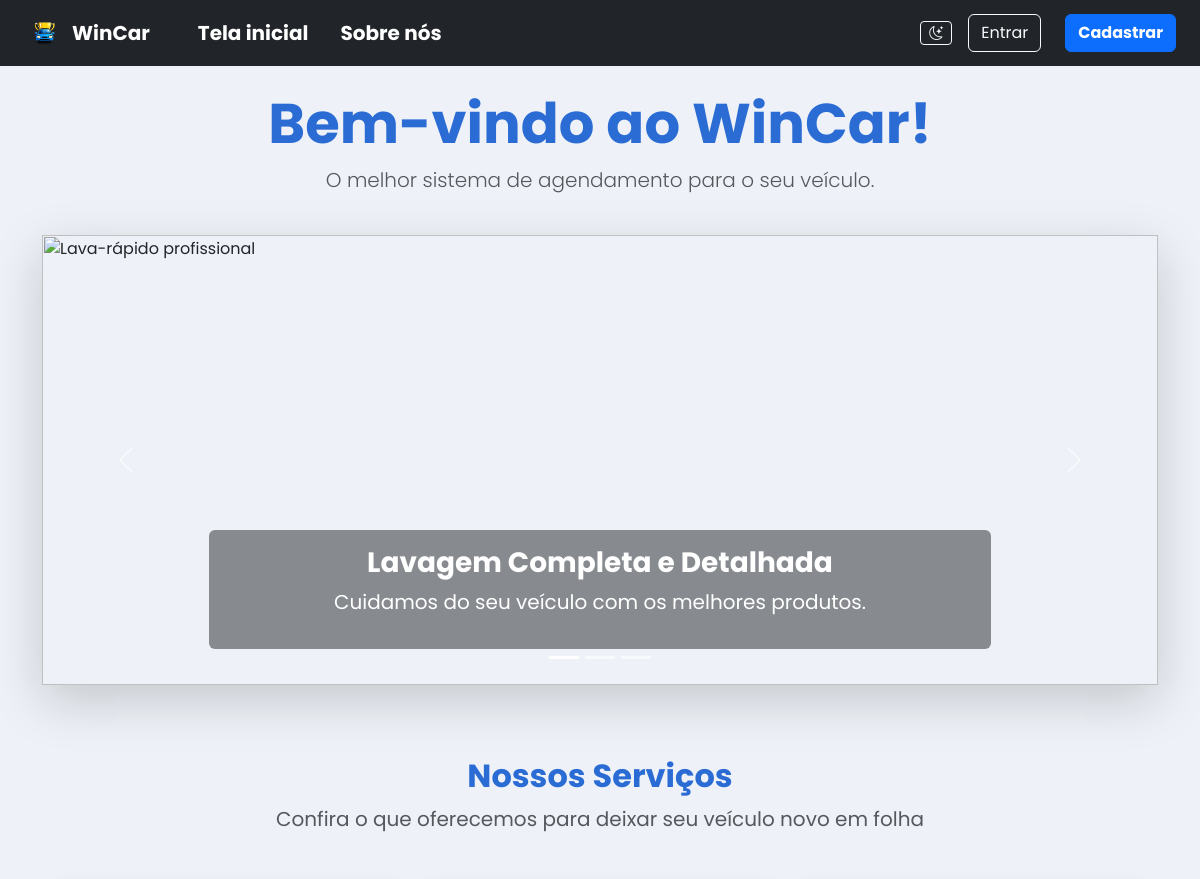
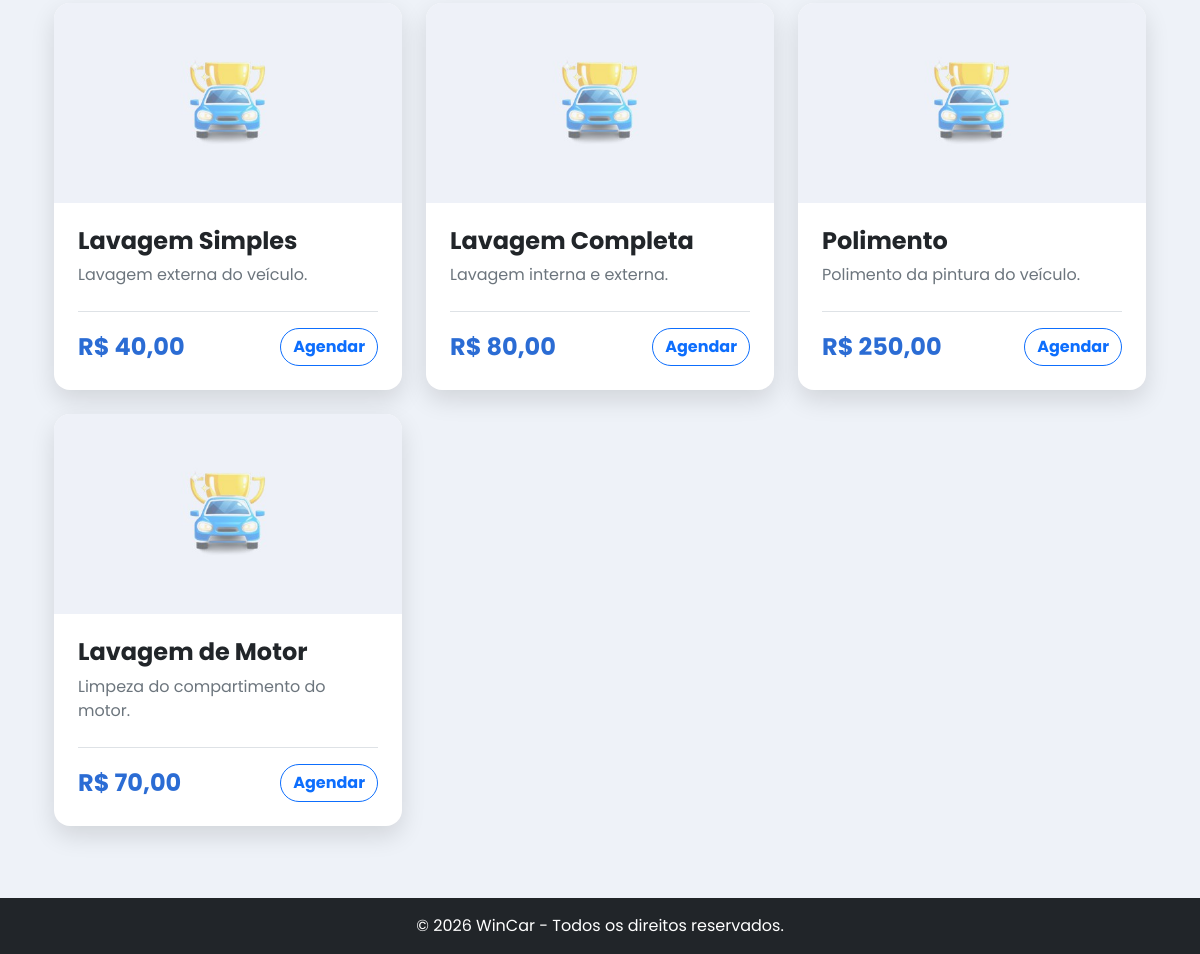
The page / on the database its author committed (2 pictures, top to bottom).
### tables this page shows
CREATE TABLE `servico` (
  `id_servico` int(11) NOT NULL,
  `nome` varchar(100) NOT NULL,
  `descricao` text DEFAULT NULL,
  `preco` varchar(30) NOT NULL,
  `duracao` int(11) NOT NULL
);

### index.php (the view, shortened to what this page needs)
<?php
require_once 'config/conexao.php';
try {
    $stmt = $conexao->query("SELECT * FROM servico");
    $servicos = $stmt->fetchAll(PDO::FETCH_ASSOC);
} catch (PDOException $e) {
    $servicos = [];
}
include 'includes/header.php';
?>
<div class="text-center mb-4 container">
    <h1 class="display-4 fw-bold text-primary">Bem-vindo ao WinCar!</h1>
    <p class="lead text-muted">O melhor sistema de agendamento para o seu veículo.</p>
</div>
<div id="carrosselWinCar" class="carousel slide shadow-lg mb-4" data-bs-ride="carousel">
    <div class="carousel-indicators">
        <button type="button" data-bs-target="#carrosselWinCar" data-bs-slide-to="0" class="active"></button>
        <button type="button" data-bs-target="#carrosselWinCar" data-bs-slide-to="1"></button>
        <button type="button" data-bs-target="#carrosselWinCar" data-bs-slide-to="2"></button>
    </div>
    <div class="carousel-inner">
        <div class="carousel-item active">
            <img src="https://images.unsplash.com/photo-1520340356584-f9917d1eea6f?auto=format&fit=crop&w=1600&q=80" class="d-block w-100" alt="Lava-rápido profissional" style="height: 450px; object-fit: cover;">
            <div class="carousel-caption d-none d-md-block bg-dark bg-opacity-50 rounded p-3 mb-3">
                <h3 class="fw-bold">Lavagem Completa e Detalhada</h3>
                <p class="fs-5">Cuidamos do seu veículo com os melhores produtos.</p>
            </div>
        </div>
    </div>
    <button class="carousel-control-prev" type="button" data-bs-target="#carrosselWinCar" data-bs-slide="prev">
        <span class="carousel-control-prev-icon"></span>
    </button>
    <button class="carousel-control-next" type="button" data-bs-target="#carrosselWinCar" data-bs-slide="next">
        <span class="carousel-control-next-icon"></span>
    </button>
</div>
<section class="container my-5">
    <div class="text-center mb-5">
        <h2 class="fw-bold text-primary">Nossos Serviços</h2>
        <p class="text-muted fs-5">Confira o que oferecemos para deixar seu veículo novo em folha</p>
    </div>
    <div class="row g-4">
        <?php if (!empty($servicos)): ?>
            <?php foreach ($servicos as $servico): ?>
                <div class="col-12 col-md-4">
                    <div class="card h-100 shadow-sm border-0 rounded-4 overflow-hidden card-servico">
                        <img
                            src="assets/img/<?php echo !empty($servico['imagem']) ? $servico['imagem'] : 'servico-padrao.jpg'; ?>"
                            class="card-img-top img-fluid"
                            alt="<?php echo htmlspecialchars($servico['nome']); ?>"
                            style="height: 200px; object-fit: cover;">
                        <div class="card-body d-flex flex-column p-4">
                            <h4 class="card-title fw-bold text-dark mb-2">
                                <?php echo htmlspecialchars($servico['nome']); ?>
                            </h4>
                            <p class="card-text text-secondary mb-4 flex-grow-1">
                                <?php echo htmlspecialchars($servico['descricao'] ?? 'Serviço automotivo completo com a qualidade WinCar.'); ?>
                            </p>
                            <div class="d-flex justify-content-between align-items-center mt-auto pt-3 border-top">
                                <span class="fs-4 fw-bold text-primary">
                                    R$ <?php echo number_format($servico['preco'], 2, ',', '.'); ?>
                                </span>
                                <a href="agendar.php" class="btn btn-outline-primary rounded-pill fw-bold">
                                    Agendar
                                </a>
                            </div>
                        </div>
                    </div>
                </div>
            <?php endforeach; ?>
        <?php else: ?>
            <div class="col-12 text-center py-4">
                <p class="text-muted">Nenhum serviço cadastrado no momento.</p>
            </div>
        <?php endif; ?>
    </div>
</section>
<?php include 'includes/footer.php'; ?>

### includes/header.php (shortened to what this page needs)
<!DOCTYPE html>
<html lang="pt-br">
<head>
    <link href="https://cdn.jsdelivr.net/npm/bootstrap@5.3.0/dist/css/bootstrap.min.css" rel="stylesheet">
    <link href="assets/css/estilo.css" rel="stylesheet">
    <link rel="stylesheet" href="https://cdn.jsdelivr.net/npm/bootstrap-icons@1.11.3/font/bootstrap-icons.css">
</head>
<body class="d-flex flex-column min-vh-100 bg-light">
<nav class="navbar navbar-expand-lg navbar-dark bg-dark">
  <div class="container-fluid px-4 d-flex justify-content-between align-items-center">
    <span class="navbar-brand fw-bold d-flex align-items-center">
      <img src="assets/img/logowincar.png" alt="WinCar Logo" height="40" class="me-2">
      WinCar
    </span>
    <div class="collapse navbar-collapse" id="navbarWinCar">
      <ul class="navbar-nav flex-lg-row gap-lg-3 mx-lg-4">
        <li class="nav-item">
          <a class="nav-link text-white fw-bold fs-5" href="index.php">Tela inicial</a>
        </li>
        <li class="nav-item">
          <a class="nav-link text-white fw-bold fs-5" href="sobrenos.php">Sobre nós</a>
        </li>
      </ul>
      <div class="d-flex flex-column flex-lg-row align-items-lg-center gap-3 ms-lg-auto mt-3 mt-lg-0">
        <?php if (isset($_SESSION['usuario_nome'])): ?>
            <?php
                $nomeCompleto = $_SESSION['usuario_nome'];
                $primeiroNome = explode(' ', trim($nomeCompleto))[0];
            ?>
            <div class="dropdown">
                <a href="#" class="d-flex align-items-center text-white text-decoration-none dropdown-toggle" id="dropdownUser" data-bs-toggle="dropdown" aria-expanded="false">
                    <img src="assets/img/user.png" alt="Perfil" width="32" height="32" class="rounded-circle me-2 border border-white">
                    <span class="fw-semibold">Olá, <?php echo htmlspecialchars($primeiroNome); ?>!</span>
                </a>
                <ul class="dropdown-menu dropdown-menu-end shadow" aria-labelledby="dropdownUser">
                    <li>
                        <button class="dropdown-item d-flex align-items-center gap-2" id="toggleTema" type="button">
                            <i class="bi bi-moon-stars"></i> Alternar tema
                        </button>
                    </li>
                    <li><hr class="dropdown-divider"></li>
                    <li><a class="dropdown-item text-danger fw-bold" href="logout.php">Sair</a></li>
                </ul>
            </div>
        <?php else: ?>
            <button class="btn btn-outline-light btn-sm" id="toggleTema" type="button" title="Alternar tema">
                <i class="bi bi-moon-stars"></i>
            </button>
            <a href="login.php" class="btn btn-outline-light me-2">Entrar</a>
            <a href="cadastro.php" class="btn btn-primary fw-bold">Cadastrar</a>
        <?php endif; ?>
      </div>
    </div>
  </div>
</nav>
<div class="container my-auto flex-grow-1 d-flex flex-column justify-content-center py-4">

### includes/footer.php (shortened to what this page needs)
</div>
 <footer class="bg-dark text-white text-center py-3 mt-auto">
    <p class="mb-0">&copy; 2026 WinCar - Todos os direitos reservados.</p>
</footer>
</body>
</html>

### assets/css/estilo.css (style rules this page uses)
:root { --bs-primary: #2b6cd4; --bs-primary-rgb: 43, 108, 212; }
:root { --bs-light: #eef2f8; --bs-light-rgb: 238, 242, 248; }
.card { border: none; box-shadow: 0 10px 25px rgba(0, 0, 0, 0.12) !important; }
body { font-family: 'Poppins', sans-serif; }
.carousel-caption, .carousel-caption h3, .carousel-caption p { color: #ffffff !important; }

### rows shown on the page
servico: nome "Lavagem Simples", descricao "Lavagem externa do veículo.", preco "40,00"
servico: nome "Lavagem Completa", descricao "Lavagem interna e externa.", preco "80,00"
servico: nome "Polimento", descricao "Polimento da pintura do veículo.", preco "250,00"
servico: nome "Lavagem de Motor", descricao "Limpeza do compartimento do motor.", preco "70,00"
